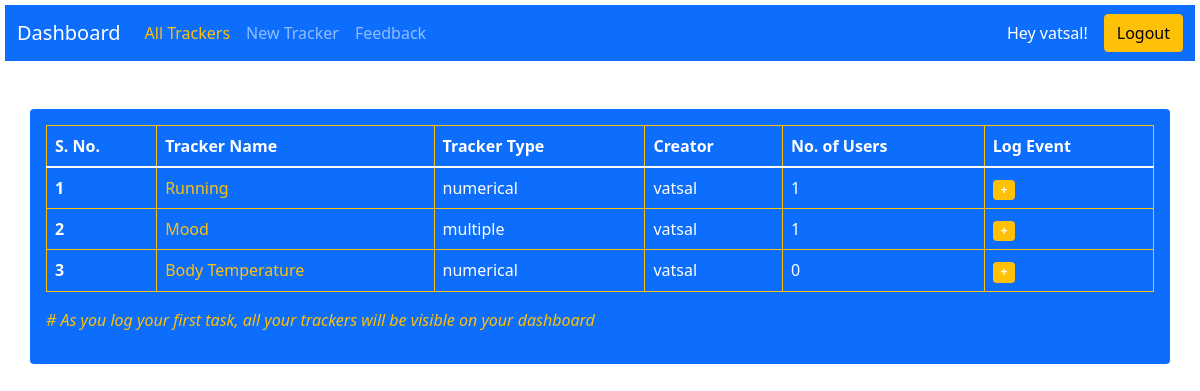
Screenshot of /alltrackers (signed in) with the database file from the repository.
### application/models.py (models this page shows, shortened)
class Users(db.Model,UserMixin):
    __tablename__='Users'
    user_id=db.Column(db.Integer,primary_key=True,autoincrement=True)
    username=db.Column(db.String(30),unique=True,nullable=False)
    password=db.Column(db.String(300),nullable=False)
    u_timestamp=db.Column(db.DateTime(timezone=True),default=datetime.utcnow())

class Trackers(db.Model):
    __tablename__='Trackers'
    tracker_id=db.Column(db.Integer,primary_key=True,autoincrement=True)
    tracker_name=db.Column(db.String(100),unique=True,nullable=False)
    creator_id=db.Column(db.Integer,db.ForeignKey(Users.user_id),nullable=False)
    timestamp=db.Column(db.DateTime(timezone=True),default=datetime.utcnow())
    description=db.Column(db.String)
    type=db.Column(db.String,nullable=False)
    no_users=db.Column(db.Integer,nullable=False,default=0)

### application/controllers.py (the view)
@app.route('/alltrackers')
@login_required
def allTrackers(user=current_user):
    info=Trackers.query.all()
    rows=[]
    for i in info:
        u=Users.query.get(i.creator_id)
        rows.append([i.tracker_name,i.type,u.username,i.no_users,i.tracker_id])
    d=len(rows)
    return render_template('all.html',d=d,rows=rows,user=user)

### main.py (called while the page is built)
@login_manager.user_loader
def load_user(user_id):
    return Users.query.get(int(user_id))

### templates/all.html (shortened to what this page needs)
<!DOCTYPE html>
<html lang="en">
<head>
    <link href="https://cdn.jsdelivr.net/npm/bootstrap@5.1.3/dist/css/bootstrap.min.css" rel="stylesheet">
</head>
<body style="background-image:url('https://cdn.wallpapersafari.com/3/39/23DZVH.jpg') ; background-size: cover; margin: 5px;">
    <nav class="navbar navbar-expand-sm navbar-dark bg-primary">
        <div class="container-fluid">
            <a class="navbar-brand" href="/dashboard/{{user.user_id}}">Dashboard</a>
            <div class="collapse navbar-collapse text-white-50" id="mynavbar">
                <ul class="navbar-nav me-auto">
                    <li class="nav-item">
                        <a class="nav-link text-warning" href="/alltrackers">All Trackers</a>
                    </li>
                    <li class="nav-item">
                        <a class="nav-link" href="/newTracker">New Tracker</a>
                    </li>
                    <li class="nav-item">
                        <a class="nav-link" href="/feedback">Feedback</a>
                    </li>
                </ul>
                <p class="mt-1 mb-1 pe-3 text-white">Hey {{user.username}}!</p>
                <form class="d-flex" action="/logout/{{user.user_id}}">
                    <input type="submit" class="btn btn-warning" value="Logout">
                </form>
            </div>
        </div>
    </nav>
    <div class="container rounded bg-primary text-white mt-5 p-3" >
        <table class="table table-bordered border-warning text-white">
            <thead>
                <tr>
                    <th scope="col">S. No.</th>
                    <th scope="col">Tracker Name</th>
                    <th scope="col">Tracker Type</th>
                    <th scope="col">Creator</th>
                    <th scope="col">No. of Users</th>
                    <th scope="col">Log Event</th>
                </tr>
            </thead>
            <tbody>
                {%  for i in range(d) %}
                <tr>
                    <th scope="row">{{i+1}}</th>
                    <td><a href="/trackerinfo/{{rows[i][4]}}" class="text-warning text-decoration-none">{{rows[i][0]}}</a></td>
                    <td>{{rows[i][1]}}</td>
                    <td>{{rows[i][2]}}</td>
                    <td>{{rows[i][3]}}</td>
                    <td><a href="/log/{{rows[i][4]}}" class="badge bg-warning text-wrap text-white text-decoration-none">+</a></td>
                </tr>
                {% endfor%}
            </tbody>
        </table>
        <p class="text-warning"><i># As you log your first task, all your trackers will be visible on your dashboard</i></p>
    </div>
</body>
</html>

### rows the page displays
Users: username "vatsal", username "vatsal" "vatsal" "vatsal"
Trackers: tracker_name "Running", type "numerical"
Trackers: tracker_name "Mood", type "multiple"
Trackers: tracker_name "Body Temperature", type "numerical"

### other values shown
{{ i+1 }} "1" "2" "3"
{{ rows[i][3] }} "1" "1" "0"
